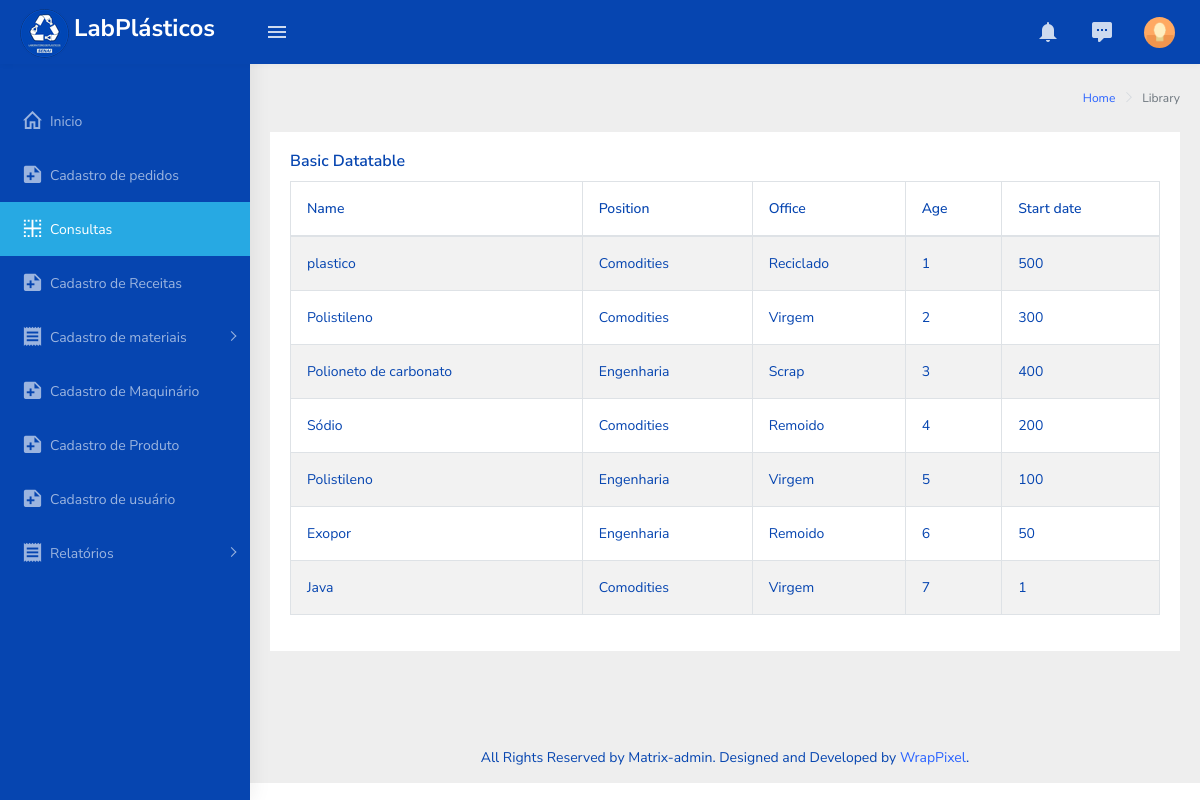
The app's page /estoque.php, older data.
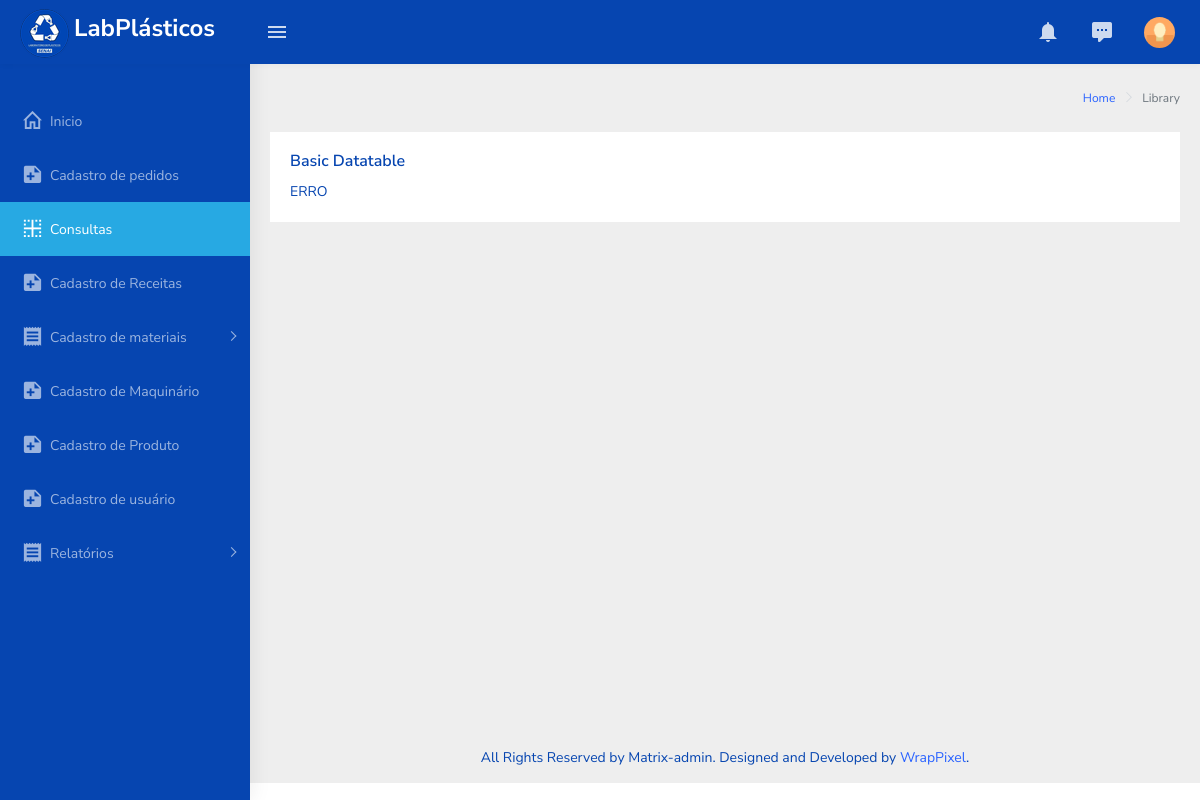
The same page, newer data.
### tables this page shows
CREATE TABLE `materia_prima` (
  `idMateriaPrima` int(11) NOT NULL COMMENT 'PK - chave identificadora de IDs da tabela materia_prima',
  `idClasse` int(11) NOT NULL COMMENT 'FK - chave estrangeira da tabela pigmentos',
  `idTipoMateriaPrima` int(11) NOT NULL COMMENT 'FK - chave estrangeira da tabela tipo_materia_prima',
  `descricao` varchar(80) NOT NULL COMMENT 'Registra a descrição deste item ',
  `quantidade` int(11) NOT NULL COMMENT 'registra a quantidade do item ',
  `ativo` tinyint(1) NOT NULL COMMENT 'Registra se este item está ativo',
  `observacoes` text DEFAULT NULL COMMENT 'Registra uma observação não obrigatória feita pelo usuário'
);

CREATE TABLE `classe_material` (
  `idClasse` int(11) NOT NULL COMMENT 'PK - chave identificadora que guarda a id de cada classe da matéria prima',
  `descricao` varchar(32) NOT NULL COMMENT 'Descrição da classe da matéria prima(comodities, engenharia)',
  `ativo` tinyint(1) NOT NULL COMMENT 'Verifica se a classe esta ativa'
);

CREATE TABLE `tipo_materia_prima` (
  `idTipoMateriaPrima` int(11) NOT NULL COMMENT 'PK - chave identificadora de id dos tipos de matéria prima',
  `descricao` varchar(32) NOT NULL COMMENT 'Descrição dos tipos de matéria prima(virgem, reciclado, remoído, scrap);',
  `ativo` tinyint(1) NOT NULL COMMENT 'Verifica se esta tipo de matéria prima esta ativa'
);

### php/functionBanco.php (the view, shortened to what this page needs)
<?php
    function createTable(){
        include('connection.php');
        $lista = "<table id='zero_config' class='table table-striped table-bordered'>"
                    ."<thead>"
                        ."<tr>"
                            ."<th>Name</th>"
                            ."<th>Position</th>"
                            ."<th>Office</th>"
                            ."<th>Age</th>"
                            ."<th>Start date</th>"
                        ."</tr>"
                    ."</thead>"
                    ."<tbody>";
        $sql= "SELECT mat.descricao as material, classe.descricao as classe, tipo.descricao as tipo, mat.idMateriaPrima as id , mat.quantidade as qtd"
                ." FROM materia_prima as mat"
                ." LEFT JOIN classe_material as classe"
                ." ON mat.idClasse = classe.idClasse"
                ." LEFT JOIN tipo_materia_prima as tipo"
                ." ON mat.idTipoMateriaPrima = tipo.idTipoMAteriaPrima;";
        $result = mysqli_query($conn,$sql);
        if(mysqli_num_rows($result) > 0){
            $array = array();
            while($linha = mysqli_fetch_array($result, MYSQLI_ASSOC)){
                array_push($array, $linha);
            }
            foreach($array as $campo){
                $lista.=" <tr>"
                            ." <td>".$campo['material']."</td>"
                            ." <td>".$campo['classe']."</td>"
                            ." <td>".$campo['tipo']."</td>"
                            ." <td>".$campo['id']."</td>"
                            ." <td>".$campo['qtd']."</td>"
                        ." </tr>";
            }
            $lista.="</tbody>"
                    ."</table>";
        }else{
            return('ERRO');
        }
        return $lista;
    }
?>

### estoque.php (shortened to what this page needs)
<!DOCTYPE html>
<html dir="ltr" lang="pt-br">
    <head>
        <?php include('links/cabecalho.php');?>
    </head>
    <body>
        <div id="main-wrapper">
            <?php include('links/menu.php');?>
            <div class="page-wrapper">
                <?php include('links/side_bar_direita.php');?>
                <div class="container-fluid">
                    <div class="row">
                        <div class="col-12">
                            <div class="card">
                                <div class="card-body">
                                    <h5 class="card-title">Basic Datatable</h5>
                                    <div class="table-responsive">
                                        <?php echo createTable();?>
                                    </div>
                                </div>
                            </div>
                        </div>
                    </div>
                </div>
                <footer class="footer text-center">
                    All Rights Reserved by Matrix-admin. Designed and Developed by <a href="https://wrappixel.com">WrapPixel</a>.
                </footer>
            </div>
        </div>
    </body>
</html>

### links/cabecalho.php (shortened to what this page needs)
<link rel="stylesheet" type="text/css" href="assets/libs/select2/dist/css/select2.min.css">
<link rel="stylesheet" type="text/css" href="assets/libs/jquery-minicolors/jquery.minicolors.css">
<link rel="stylesheet" type="text/css" href="assets/libs/bootstrap-datepicker/dist/css/bootstrap-datepicker.min.css">
<link rel="stylesheet" type="text/css" href="assets/libs/quill/dist/quill.snow.css">
<link rel="stylesheet" type="text/css" href="assets/extra-libs/multicheck/multicheck.css">
<link href="assets/libs/datatables.net-bs4/css/dataTables.bootstrap4.css" rel="stylesheet">
<link href="dist/css/style.min.css" rel="stylesheet">
<link href="dist/css/subStyle.css" rel="stylesheet" >
<link href="assets/libs/magnific-popup/dist/magnific-popup.css" rel="stylesheet">

### links/menu.php (shortened to what this page needs)
<header class="topbar" data-navbarbg="skin5">
    <nav class="navbar top-navbar navbar-expand-md navbar-dark">
        <div class="navbar-header" data-logobg="skin5">
            <a class="navbar-brand" href="index.php">
                <b class="logo-icon p-l-10">
                    <img src="assets/images/logoLabPlasticos_menuSideBar.png" alt="homepage" class="light-logo" style="margin-left:0px" />
                </b>
                <span class="logo-text">
                    <h3>LabPlásticos</h3>
                </span>
            </a>
        </div>
        <div class="navbar-collapse collapse" id="navbarSupportedContent"  data-navbarbg="skin5">
            <ul class="navbar-nav float-left mr-auto">
                <li class="nav-item d-none d-md-block"><a class="nav-link sidebartoggler waves-effect waves-light" href="javascript:void(0)" data-sidebartype="mini-sidebar"><i class="mdi mdi-menu font-24"></i></a></li>
            </ul>
            <ul class="navbar-nav float-right">
                <li class="nav-item dropdown">
                    <a class="nav-link dropdown-toggle waves-effect waves-info" href="" data-toggle="dropdown" aria-haspopup="true" aria-expanded="false"> <i class="mdi mdi-bell font-24"></i>
                    </a>
                </li>
                <li class="nav-item dropdown">
                    <a class="nav-link dropdown-toggle waves-effect waves-dark" href="" id="2" data-toggle="dropdown" aria-haspopup="true" aria-expanded="false"> <i class="font-24 mdi mdi-comment-processing"></i>
                    </a>
                </li>
                <li class="nav-item dropdown">
                    <a class="nav-link dropdown-toggle text-muted waves-effect waves-dark pro-pic" href="" data-toggle="dropdown" aria-haspopup="true" aria-expanded="false"><img src="assets/images/users/1.jpg" alt="user" class="rounded-circle" width="31"></a>
                </li>
            </ul>
        </div>
    </nav>
</header>
<aside class="left-sidebar" data-sidebarbg="skin5">
    <div class="scroll-sidebar">
        <nav class="sidebar-nav">
            <ul id="sidebarnav" class="p-t-30">
                <li class="sidebar-item"> <a class="sidebar-link waves-effect waves-dark sidebar-link" href="index.php" aria-expanded="false"><i class="mdi mdi-home-outline"></i><span class="hide-menu">Inicio</span></a></li>
                <li class="sidebar-item"><a href="pedidos.php" class="sidebar-link"><i class="mdi mdi-note-plus"></i><span class="hide-menu"> Cadastro de pedidos </span></a></li>
                <li class="sidebar-item"> <a class="sidebar-link waves-effect waves-dark sidebar-link" href="estoque.php" aria-expanded="false"><i class="mdi mdi-border-inside"></i><span class="hide-menu">Consultas</span></a></li>
                <li class="sidebar-item"><a href="cadastroReceita.php" class="sidebar-link"><i class="mdi mdi-note-plus"></i><span class="hide-menu"> Cadastro de Receitas </span></a></li>
                <li class="sidebar-item"> <a class="sidebar-link has-arrow waves-effect waves-dark" href="javascript:void(0)" aria-expanded="false"><i class="mdi mdi-receipt"></i><span class="hide-menu">Cadastro de materiais</span></a>
                </li>
                <li class="sidebar-item"><a href="cadastroMaquina.php" class="sidebar-link"><i class="mdi mdi-note-plus"></i><span class="hide-menu"> Cadastro de Maquinário </span></a></li>
                <li class="sidebar-item"><a href="cadastroProdutos.php" class="sidebar-link"><i class="mdi mdi-note-plus"></i><span class="hide-menu"> Cadastro de Produto </span></a></li>
                <li class="sidebar-item"><a href="cadastroUsuario.php" class="sidebar-link"><i class="mdi mdi-note-plus"></i><span class="hide-menu"> Cadastro de usuário </span></a></li>
                <li class="sidebar-item"> <a class="sidebar-link has-arrow waves-effect waves-dark" href="javascript:void(0)" aria-expanded="false"><i class="mdi mdi-receipt"></i><span class="hide-menu">Relatórios</span></a>
                </li>
            </ul>
        </nav>
    </div>
</aside>

### links/side_bar_direita.php
<div class="page-breadcrumb">
    <div class="row">
        <div class="col-12 d-flex no-block align-items-center">
            <div class="ml-auto text-right">
                <nav aria-label="breadcrumb">
                    <ol class="breadcrumb">
                        <li class="breadcrumb-item"><a href="#">Home</a></li>
                        <li class="breadcrumb-item active" aria-current="page">Library</li>
                    </ol>
                </nav>
            </div>
        </div>
    </div>
</div>

Row changes from the older to the newer data that the page shows:
removed materia_prima: descricao "plastico", idClasse.descricao "Comodities", idTipoMateriaPrima.descricao "Reciclado", idMateriaPrima "1", quantidade "500"
removed materia_prima: descricao "Polistileno", idClasse.descricao "Comodities", idTipoMateriaPrima.descricao "Virgem", idMateriaPrima "2", quantidade "300"
removed materia_prima: descricao "Polioneto de carbonato", idClasse.descricao "Engenharia", idTipoMateriaPrima.descricao "Scrap", idMateriaPrima "3", quantidade "400"
removed materia_prima: descricao "Sódio", idClasse.descricao "Comodities", idTipoMateriaPrima.descricao "Remoido", idMateriaPrima "4", quantidade "200"
removed materia_prima: descricao "Polistileno", idClasse.descricao "Engenharia", idTipoMateriaPrima.descricao "Virgem", idMateriaPrima "5", quantidade "100"
removed materia_prima: descricao "Exopor", idClasse.descricao "Engenharia", idTipoMateriaPrima.descricao "Remoido", idMateriaPrima "6", quantidade "50"
removed materia_prima: descricao "Java", idClasse.descricao "Comodities", idTipoMateriaPrima.descricao "Virgem", idMateriaPrima "7", quantidade "1"
Text that changed along with them:
createTable(): (not shown) → "ERRO"
text no longer shown: "Name Position Office Age Start date"
